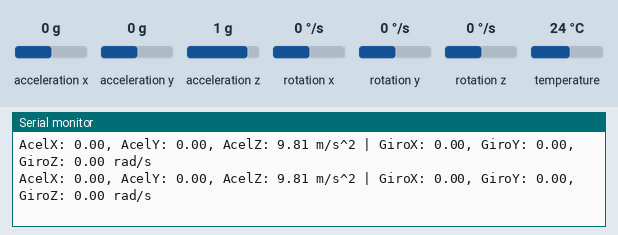
Recording of a sketch running on a simulated ESP32. Parts: the last lines printed to the serial monitor. Inputs (shaded band) come from the test bench; at power-on: acceleration x 0 g, acceleration y 0 g, acceleration z 1 g, rotation x 0 °/s, rotation y 0 °/s, rotation z 0 °/s, temperature 24 °C.

Above: at 1.3 s.
1.4 s: acceleration x set to -1.4 g
At 2.0 s:
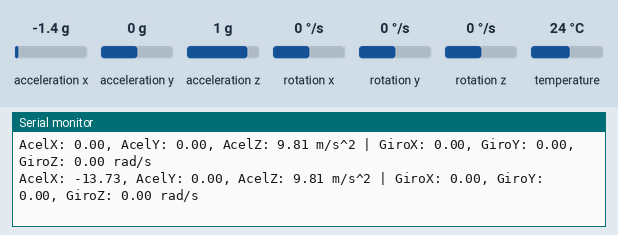
2.9 s: acceleration y set to -1.4 g
At 3.5 s:
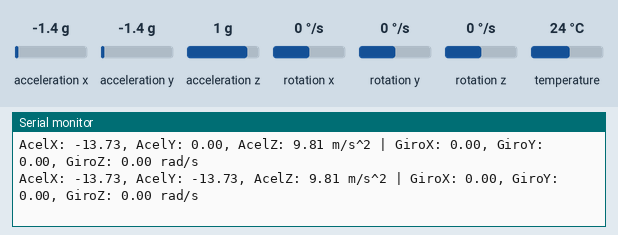
4.4 s: acceleration z set to -1.4 g
At 5.1 s:
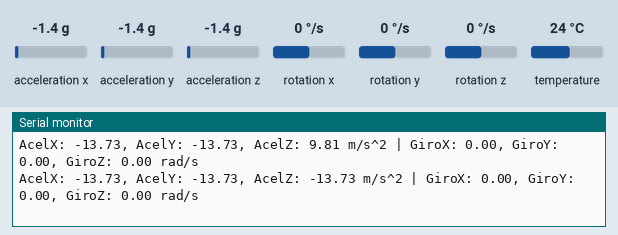
5.9 s: rotation x set to -192 °/s
At 6.6 s:
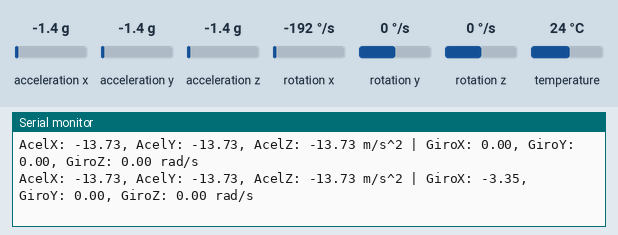
7.4 s: rotation y set to -192 °/s
At 8.1 s:
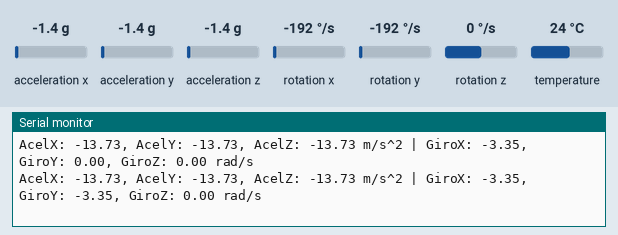

The sketch:

esp32_mpu6050_basic_reading.ino
```cpp
#include <Adafruit_MPU6050.h>
#include <Adafruit_Sensor.h>
#include <Wire.h>

Adafruit_MPU6050 mpu;

void setup(void) {
  Serial.begin(115200);
  while (!Serial) {
    delay(10); // Aguarda a porta serial conectar.
  }

  // Inicializa o MPU6050
  if (!mpu.begin()) {
    Serial.println("Falha ao encontrar o chip MPU6050");
    while (1) {
      delay(10);
    }
  }
  Serial.println("MPU6050 Encontrado!");

  // Configurações opcionais (exemplos):
  // mpu.setAccelerometerRange(MPU6050_RANGE_8_G); // Configura a faixa do acelerômetro
  // mpu.setGyroRange(MPU6050_RANGE_500_DEG);    // Configura a faixa do giroscópio
  // mpu.setFilterBandwidth(MPU6050_BAND_21_HZ); // Configura o filtro passa-baixa

  Serial.println("");
  delay(100);
}

void loop() {
  sensors_event_t a, g, temp;
  mpu.getEvent(&a, &g, &temp);

  // Imprime os dados do Acelerômetro
  Serial.print("AcelX: ");
  Serial.print(a.acceleration.x);
  Serial.print(", AcelY: ");
  Serial.print(a.acceleration.y);
  Serial.print(", AcelZ: ");
  Serial.print(a.acceleration.z);
  Serial.print(" m/s^2");

  // Imprime os dados do Giroscópio
  Serial.print(" | GiroX: ");
  Serial.print(g.gyro.x);
  Serial.print(", GiroY: ");
  Serial.print(g.gyro.y);
  Serial.print(", GiroZ: ");
  Serial.print(g.gyro.z);
  Serial.println(" rad/s");

  // Imprime a Temperatura
  // Serial.print("Temperatura: ");
  // Serial.print(temp.temperature);
  // Serial.println(" degC");

  delay(500); // Aguarda meio segundo entre as leituras
} 
```

Measured:
- after the input at 1.4 s, the serial monitor: prints a new line after 0.22 s (image 1)
- after the input at 2.9 s, the serial monitor: prints a new line after 0.23 s (image 2)
- after the input at 4.4 s, the serial monitor: prints a new line after 0.24 s (image 3)
- after the input at 5.9 s, the serial monitor: prints a new line after 0.26 s (image 4)
- after the input at 7.4 s, the serial monitor: prints a new line after 0.28 s (image 5)
